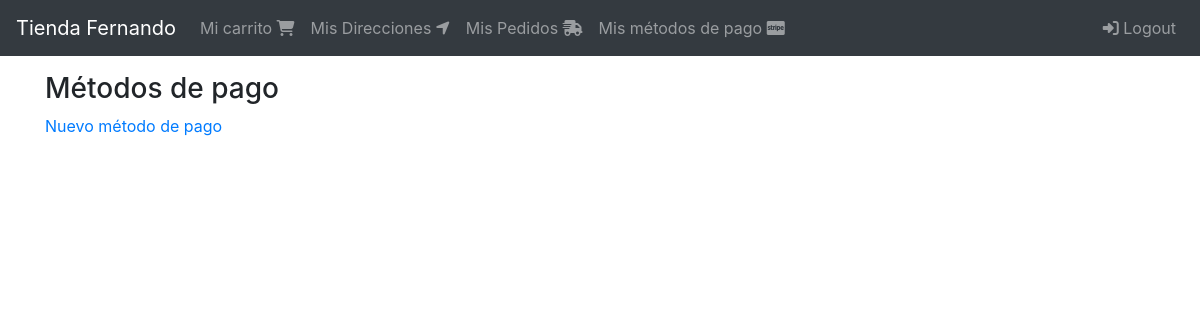
Before: /pagos/list/ (signed in) with the older database file.
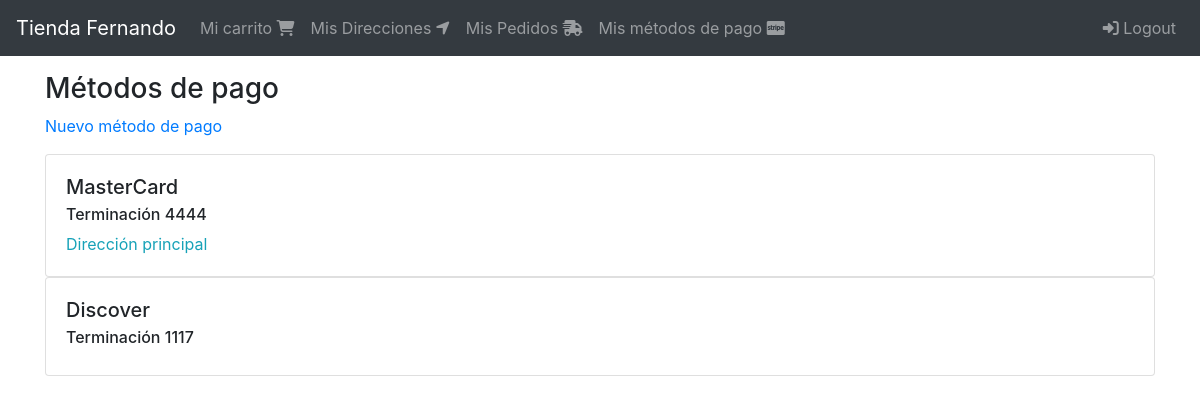
After: the same page with the newer database file.
### billing_profiles/models.py (models this page shows, shortened)
class BillingProfile(models.Model):
    user = models.ForeignKey(User,on_delete=models.CASCADE)
    token = models.CharField(max_length=50,null=False,blank=False)
    card_id = models.CharField(max_length=50,null=False,blank=False)
    last4 = models.CharField(max_length=4,null=False,blank=False)
    brand = models.CharField(max_length=10,null=False,blank=False)
    default = models.BooleanField(default=False)
    created_at = models.DateTimeField(auto_now_add=True)
    objects = BillingProfileManager()

### billing_profiles/views.py (the view)
# urls.py: path('list/',BillingProfileListView.as_view(),name='list')
class BillingProfileListView(LoginRequiredMixin,ListView):
    login_url = 'login'
    template_name = 'billing_profiles/billing_profiles.html'
    def get_queryset(self):
        return self.request.user.billing_profiles

### users/models.py (called while the page is built)
    @property
    def billing_profiles(self):
        return self.billingprofile_set.all().order_by('-default')

### templates/billing_profiles/billing_profiles.html
{% extends "base.html" %}
{% block content %}
<div class="col">
    <div class="h3">
        Métodos de pago
    </div>
    <div>
        <a href="{% url 'billing_profiles:create' %}">Nuevo método de pago</a>
    </div>
    <div class="mt-3">
        {% for billing_profile in  object_list %}
            {% include 'billing_profiles/snippets/billing_profile.html' %}
        {% endfor %}
    </div>
</div>
{% endblock content %}

### templates/billing_profiles/snippets/billing_profile.html
<div class="card">
    <div class="card-body">
        <h5 class="card-title">{{billing_profile.brand}}</h5>
        <h6 class="card-subtitle">
            Terminación {{billing_profile.last4}}
        </h6>
        <div class="mt-2 text-info">
            {% if billing_profile.default %}
                Dirección principal
            {% endif %}
        </div>
    </div>
</div>

Changed rows visible on the page:
added BillingProfile: brand "MasterCard", last4 "4444", default "Dirección principal"
added BillingProfile: brand "Discover", last4 "1117"
